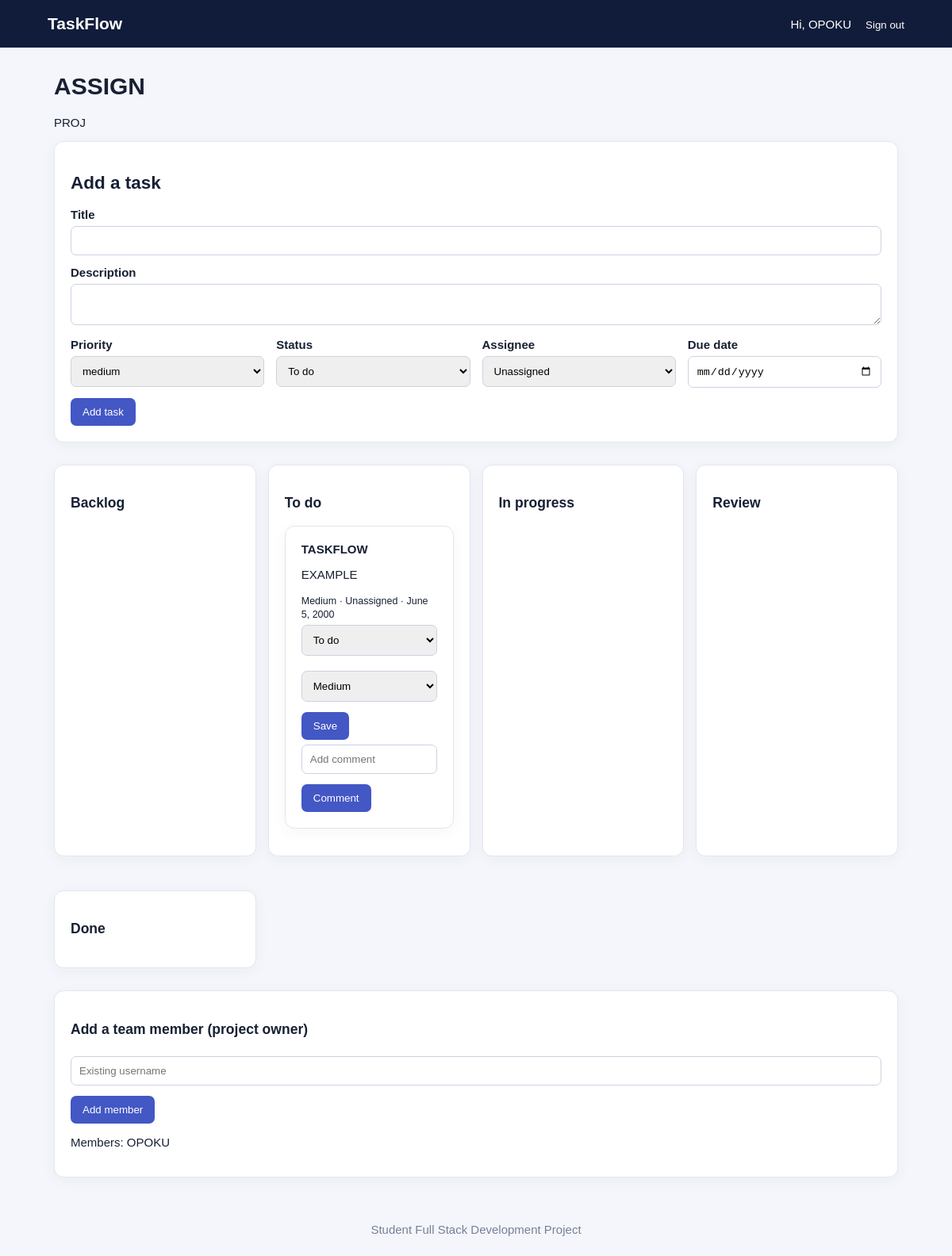
The app's page /project/2/ (signed in) with its own data.
### core/models.py (models this page shows, shortened)
class Project(models.Model):
    name=models.CharField(max_length=140); description=models.TextField(blank=True); owner=models.ForeignKey(User,on_delete=models.CASCADE,related_name="owned_projects"); members=models.ManyToManyField(User,related_name="team_projects",blank=True); created_at=models.DateTimeField(auto_now_add=True)

class Task(models.Model):
    STATUS=[("backlog","Backlog"),("todo","To do"),("progress","In progress"),("review","Review"),("done","Done")]
    PRIORITY=[("low","Low"),("medium","Medium"),("high","High"),("urgent","Urgent")]
    project=models.ForeignKey(Project,on_delete=models.CASCADE,related_name="tasks"); title=models.CharField(max_length=180); description=models.TextField(blank=True); assignee=models.ForeignKey(User,on_delete=models.SET_NULL,null=True,blank=True); status=models.CharField(max_length=20,choices=STATUS,default="todo"); priority=models.CharField(max_length=20,choices=PRIORITY,default="medium"); due_date=models.DateField(null=True,blank=True); created_at=models.DateTimeField(auto_now_add=True)

### core/views.py (the view)
@login_required
def board(request, pk):
    project = get_object_or_404(
        Project,
        pk=pk,
        members=request.user
    )
    tasks = project.tasks.select_related("assignee").all()
    return render(request, "board.html", {
        "project": project,
        "tasks": tasks,
        "members": project.members.all(),
        "brand": "TaskFlow"
    })

### templates/board.html
{% extends "base.html" %}{% block content %}<h1>{{ project.name }}</h1><p>{{ project.description }}</p><section class="panel"><h2>Add a task</h2><form method="post" action="/project/{{ project.id }}/task/create/">{% csrf_token %}<label>Title</label><input name="title" required><label>Description</label><textarea name="description"></textarea><div class="grid"><div><label>Priority</label><select name="priority"><option>low</option><option selected>medium</option><option>high</option><option>urgent</option></select></div><div><label>Status</label><select name="status"><option value="backlog">Backlog</option><option value="todo" selected>To do</option><option value="progress">In progress</option><option value="review">Review</option><option value="done">Done</option></select></div><div><label>Assignee</label><select name="assignee"><option value="">Unassigned</option>{% for m in members %}<option value="{{ m.id }}">{{ m.username }}</option>{% endfor %}</select></div><div><label>Due date</label><input type="date" name="due_date"></div></div><button>Add task</button></form></section><section class="grid">{% for value,label in project.tasks.model.STATUS %}<div class="panel"><h3>{{ label }}</h3>{% for t in tasks %}{% if t.status == value %}<article class="card"><b>{{ t.title }}</b><p>{{ t.description }}</p><small>{{ t.get_priority_display }} · {{ t.assignee|default:"Unassigned" }} · {{ t.due_date|default:"No due date" }}</small><form method="post" action="/task/{{ t.id }}/update/">{% csrf_token %}<select name="status">{% for val,lab in project.tasks.model.STATUS %}<option value="{{ val }}" {% if t.status == val %}selected{% endif %}>{{ lab }}</option>{% endfor %}</select><select name="priority">{% for val,lab in t.PRIORITY %}<option value="{{ val }}" {% if t.priority == val %}selected{% endif %}>{{ lab }}</option>{% endfor %}</select><button>Save</button></form><form method="post" action="/task/{{ t.id }}/comment/">{% csrf_token %}<input name="body" placeholder="Add comment" required><button>Comment</button></form>{% for c in t.comments.all %}<p><small>{{ c.author.username }}: {{ c.body }}</small></p>{% endfor %}</article>{% endif %}{% endfor %}</div>{% endfor %}</section><section class="panel"><h3>Add a team member (project owner)</h3><form method="post" action="/project/{{ project.id }}/member/add/">{% csrf_token %}<input name="username" placeholder="Existing username"><button>Add member</button></form><p>Members: {% for m in members %}{{ m.username }} {% endfor %}</p></section>{% endblock %}

### templates/base.html
<!doctype html><html lang="en"><head><meta charset="utf-8"><meta name="viewport" content="width=device-width, initial-scale=1">
<title>{{ title|default:"Full Stack Project" }}</title><link rel="stylesheet" href="/static/style.css"></head><body>
<header><a class="brand" href="/">TaskFlow</a><nav>
{% if user.is_authenticated %}<span>Hi, {{ user.username }}</span><form method="post" action="/accounts/logout/">{% csrf_token %}<button class="link">Sign out</button></form>
{% else %}<a href="/accounts/login/">Login</a><a href="/register/">Register</a>{% endif %}
</nav></header><main>{% if messages %}{% for message in messages %}<p class="notice">{{ message }}</p>{% endfor %}{% endif %}
{% block content %}{% endblock %}</main><footer>Student Full Stack Development Project</footer></body></html>

### static/style.css (style rules this page uses)
* { box-sizing:border-box }
body { margin:0;background:#f4f6fb;color:#172033;font:15px Arial,sans-serif }
header { background:#111c3a;color:white;padding:18px max(5%,calc((100% - 1100px)/2));display:flex;justify-content:space-between;align-items:center }
nav { display:flex;gap:18px;align-items:center }
a { color:#4257c5;text-decoration:none }
.brand { font-size:21px;font-weight:700;color:white }
header a { color:white }
main { max-width:1100px;margin:32px auto;padding:0 18px;min-height:75vh }
.panel,.card { background:white;border:1px solid #e2e6f0;border-radius:12px;padding:20px;margin:14px 0;box-shadow:0 4px 18px #18244a0b }
.grid { display:grid;grid-template-columns:repeat(auto-fit,minmax(220px,1fr));gap:15px }
.btn,button { background:#4357c5;color:white;border:0;padding:10px 15px;border-radius:7px;cursor:pointer }
input,textarea,select { width:100%;padding:10px;margin:6px 0 13px;border:1px solid #cbd2e1;border-radius:7px }
label { font-weight:600 }
.link { background:transparent;color:white;padding:0 }
footer { text-align:center;color:#75809a;padding:25px }

### records on screen
Project: name "ASSIGN", description "PROJ"
Task: title "TASKFLOW", description "EXAMPLE", priority "Medium", assignee "Unassigned", due_date "June 5, 2000", status "To do"

### other values on screen
{{ user.username }} "OPOKU"
{{ label }} "Backlog" "To do" "In progress" "Review" "Done"
{{ m.username }} "OPOKU"
